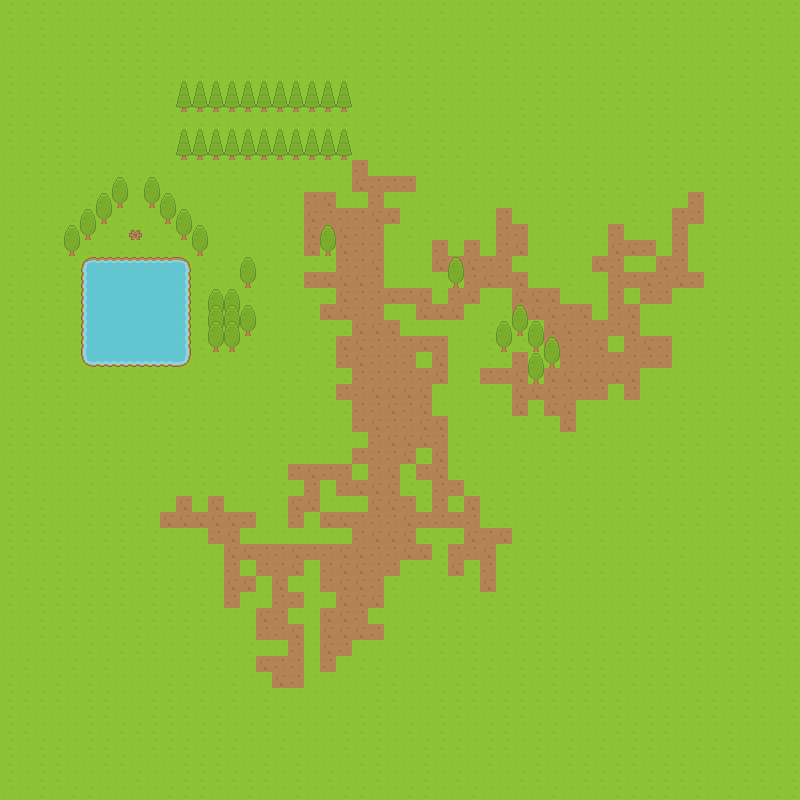

A 2D game scene composited from a Tiled map and its tileset images. What follows is a short description and the map's XML, with each tile layer's data collapsed to a summary:
An orthogonal 50x50 tile map with 16x16 px tiles, 3 tile layers (background, foreground, sky) and 95 objects (49x water, 46x decoration).

<map version="1.0" orientation="orthogonal" renderorder="right-down" width="50" height="50" tilewidth="16" tileheight="16" nextobjectid="25297">
 <tileset firstgid="1" name="generic" tilewidth="16" tileheight="16" spacing="1" tilecount="1767" columns="57">
  <image source="../../Tiled2Unity/Textures/generic_spritesheet.png" width="968" height="526" />
  <tile id="643">
   <objectgroup draworder="index" />
  </tile>
 </tileset>
 <layer name="background" width="50" height="50">
  <data>[2500 cells, 2500 non-empty, 13 distinct tile ids]</data>
 </layer>
 <layer name="foreground" width="50" height="50">
  <properties>
   <property name="unity:sortingLayerName" value="Foreground" />
  </properties>
  <data>[2500 cells, 46 non-empty, 3 distinct tile ids]</data>
 </layer>
 <layer name="sky" width="50" height="50">
  <properties>
   <property name="unity:sortingLayerName" value="Foreground" />
  </properties>
  <data>[2500 cells, 45 non-empty, 2 distinct tile ids]</data>
 </layer>
 <objectgroup name="water">
  <object id="25202" name="water" x="95.9778" y="260">
   <polygon points="0,0 -4.95556,0.0222222 -7.97778,0.977778 -9.97778,1.97778 -10.9556,3 -12,5 -12.9778,7.95556 -13.0222,11.9778 -0.0222222,12.0222" />
  </object>
  <object id="25203" name="water" x="96.0444" y="260.978">
   <polygon points="0,0 2.88889,-0.0222222 3.93333,-0.955556 7.88889,-0.955556 8.75556,0 10.9778,0 11.9556,-0.977778 15.9333,-0.977778 15.9333,11.0222 -0.0666667,11.0222" />
  </object>
  <object id="25204" name="water" x="112.044" y="260.978">
   <polygon points="0,0 2.88889,-0.0222222 3.93333,-0.955556 7.88889,-0.955556 8.75556,0 10.9778,0 11.9556,-0.977778 15.9333,-0.977778 15.9333,11.0222 -0.0666667,11.0222" />
  </object>
  <object id="25205" name="water" x="128.044" y="260.978">
   <polygon points="0,0 2.88889,-0.0222222 3.93333,-0.955556 7.88889,-0.955556 8.75556,0 10.9778,0 11.9556,-0.977778 15.9333,-0.977778 15.9333,11.0222 -0.0666667,11.0222" />
  </object>
  <object id="25206" name="water" x="144.044" y="260.978">
   <polygon points="0,0 2.88889,-0.0222222 3.93333,-0.955556 7.88889,-0.955556 8.75556,0 10.9778,0 11.9556,-0.977778 15.9333,-0.977778 15.9333,11.0222 -0.0666667,11.0222" />
  </object>
  <object id="25207" name="water" x="160.044" y="260.978">
   <polygon points="0,0 2.88889,-0.0222222 3.93333,-0.955556 7.88889,-0.955556 8.75556,0 10.9778,0 11.9556,-0.977778 15.9333,-0.977778 15.9333,11.0222 -0.0666667,11.0222" />
  </object>
  <object id="25208" name="water" x="176" y="260">
   <polygon points="0,0 4.93333,0 7.93333,0.977778 9.97778,2 10.9556,2.97778 11.9556,4.97778 13,8.04444 12.9778,11.9778 -0.0222222,12" />
  </object>
  <object id="25209" name="water" x="82.9197" y="287.883" rotation="0.263596">
   <polygon points="0,0 -0.0444444,-4.02222 0.977778,-4.51111 1,-7.26667 -0.0222222,-8.04444 0.0222222,-11.9556 1.02222,-13.4889 0.977778,-16 12.9778,-16.0222 13,0" />
  </object>
  <object id="25210" name="water" x="82.9197" y="303.883" rotation="0.263596">
   <polygon points="0,0 -0.0444444,-4.02222 0.977778,-4.51111 1,-7.26667 -0.0222222,-8.04444 0.0222222,-11.9556 1.02222,-13.4889 0.977778,-16 12.9778,-16.0222 13,0" />
  </object>
  <object id="25211" name="water" x="82.9197" y="319.883" rotation="0.263596">
   <polygon points="0,0 -0.0444444,-4.02222 0.977778,-4.51111 1,-7.26667 -0.0222222,-8.04444 0.0222222,-11.9556 1.02222,-13.4889 0.977778,-16 12.9778,-16.0222 13,0" />
  </object>
  <object id="25212" name="water" x="82.9197" y="335.883" rotation="0.263596">
   <polygon points="0,0 -0.0444444,-4.02222 0.977778,-4.51111 1,-7.26667 -0.0222222,-8.04444 0.0222222,-11.9556 1.02222,-13.4889 0.977778,-16 12.9778,-16.0222 13,0" />
  </object>
  <object id="25213" name="water" x="82.9197" y="351.883" rotation="0.263596">
   <polygon points="0,0 -0.0444444,-4.02222 0.977778,-4.51111 1,-7.26667 -0.0222222,-8.04444 0.0222222,-11.9556 1.02222,-13.4889 0.977778,-16 12.9778,-16.0222 13,0" />
  </object>
  <object id="25214" name="water" x="96" y="272" width="16" height="16" />
  <object id="25215" name="water" x="112" y="272" width="16" height="16" />
  <object id="25216" name="water" x="128" y="272" width="16" height="16" />
  <object id="25217" name="water" x="144" y="272" width="16" height="16" />
  <object id="25218" name="water" x="160" y="272" width="16" height="16" />
  <object id="25219" name="water" x="96" y="288" width="16" height="16" />
  <object id="25220" name="water" x="112" y="288" width="16" height="16" />
  <object id="25221" name="water" x="128" y="288" width="16" height="16" />
  <object id="25222" name="water" x="144" y="288" width="16" height="16" />
  <object id="25223" name="water" x="160" y="288" width="16" height="16" />
  <object id="25224" name="water" x="96" y="304" width="16" height="16" />
  <object id="25225" name="water" x="112" y="304" width="16" height="16" />
  <object id="25226" name="water" x="128" y="304" width="16" height="16" />
  <object id="25227" name="water" x="144" y="304" width="16" height="16" />
  <object id="25228" name="water" x="160" y="304" width="16" height="16" />
  <object id="25229" name="water" x="96" y="320" width="16" height="16" />
  <object id="25230" name="water" x="112" y="320" width="16" height="16" />
  <object id="25231" name="water" x="128" y="320" width="16" height="16" />
  <object id="25232" name="water" x="144" y="320" width="16" height="16" />
  <object id="25233" name="water" x="160" y="320" width="16" height="16" />
  <object id="25234" name="water" x="96" y="336" width="16" height="16" />
  <object id="25235" name="water" x="112" y="336" width="16" height="16" />
  <object id="25236" name="water" x="128" y="336" width="16" height="16" />
  <object id="25237" name="water" x="144" y="336" width="16" height="16" />
  <object id="25238" name="water" x="160" y="336" width="16" height="16" />
  <object id="25239" name="water" x="176" y="272.022">
   <polygon points="0,0 11.9778,-0.0222222 12,3.24444 12.8889,3.93333 12.9556,7.93333 12.0222,8.82222 11.9556,11.5778 13,11.9778 12.9778,15.9778 -0.0444444,15.9556" />
  </object>
  <object id="25240" name="water" x="176" y="288.022">
   <polygon points="0,0 11.9778,-0.0222222 12,3.24444 12.8889,3.93333 12.9556,7.93333 12.0222,8.82222 11.9556,11.5778 13,11.9778 12.9778,15.9778 -0.0444444,15.9556" />
  </object>
  <object id="25241" name="water" x="176" y="304.022">
   <polygon points="0,0 11.9778,-0.0222222 12,3.24444 12.8889,3.93333 12.9556,7.93333 12.0222,8.82222 11.9556,11.5778 13,11.9778 12.9778,15.9778 -0.0444444,15.9556" />
  </object>
  <object id="25242" name="water" x="176" y="320.022">
   <polygon points="0,0 11.9778,-0.0222222 12,3.24444 12.8889,3.93333 12.9556,7.93333 12.0222,8.82222 11.9556,11.5778 13,11.9778 12.9778,15.9778 -0.0444444,15.9556" />
  </object>
  <object id="25243" name="water" x="176" y="336.022">
   <polygon points="0,0 11.9778,-0.0222222 12,3.24444 12.8889,3.93333 12.9556,7.93333 12.0222,8.82222 11.9556,11.5778 13,11.9778 12.9778,15.9778 -0.0444444,15.9556" />
  </object>
  <object id="25244" name="water" x="82.9556" y="352">
   <polygon points="0,0 0.0444444,3.97778 1.02222,8 2.06667,9.97778 3,10.9556 5.04444,12 8.06667,13.0222 13.0222,13 13.0444,0" />
  </object>
  <object id="25245" name="water" x="112" y="352">
   <polygon points="0,0 -15.9332,0 -15.9553,11.9634 -12.8486,11.9634 -12.0053,12.9567 -8.03313,12.9346 -7.10112,11.9193 -4.85983,11.9634 -4.01657,12.9788 0.022191,12.9567" />
  </object>
  <object id="25246" name="water" x="128" y="352">
   <polygon points="0,0 -15.9332,0 -15.9553,11.9634 -12.8486,11.9634 -12.0053,12.9567 -8.03313,12.9346 -7.10112,11.9193 -4.85983,11.9634 -4.01657,12.9788 0.022191,12.9567" />
  </object>
  </objectgroup>
 <objectgroup name="decoration">
  <!-- 46 objects omitted --></objectgroup>
</map>
<!-- 50 of 95 objects omitted -->
